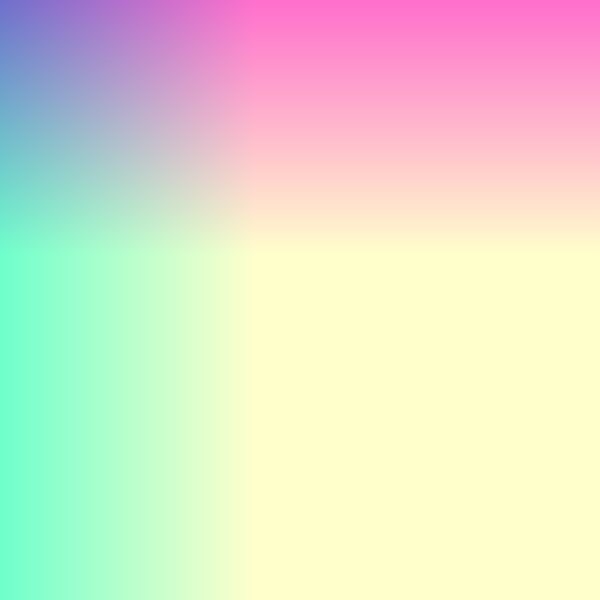
Frame 1 (no input)
Frame 60 (no input): identical to frame 1, image omitted
Frame 120 (the mouse pressed at the canvas centre since frame 60): identical to frame 1, image omitted

The p5.js sketch that drew this single still picture (run headless with seeded random() and noise() and a simulated clock; from frame 60 on, the mouse is pressed at the canvas centre):

// p5.js sketch
// ── sketch.js
function setup() {
  createCanvas(600, 600);
}

function draw() {
  background(0);
  loadPixels();
  for (let x = 0; x < width; x++) {
    for (let y = 0; y < height; y++) {
      let p = (x + y * width) * 4;
      pixels[p + 0] = x;
      pixels[p + 1] = y;
      pixels[p + 2] = 164;
      pixels[p + 3] = 144;
    }
  }
  updatePixels();
}
